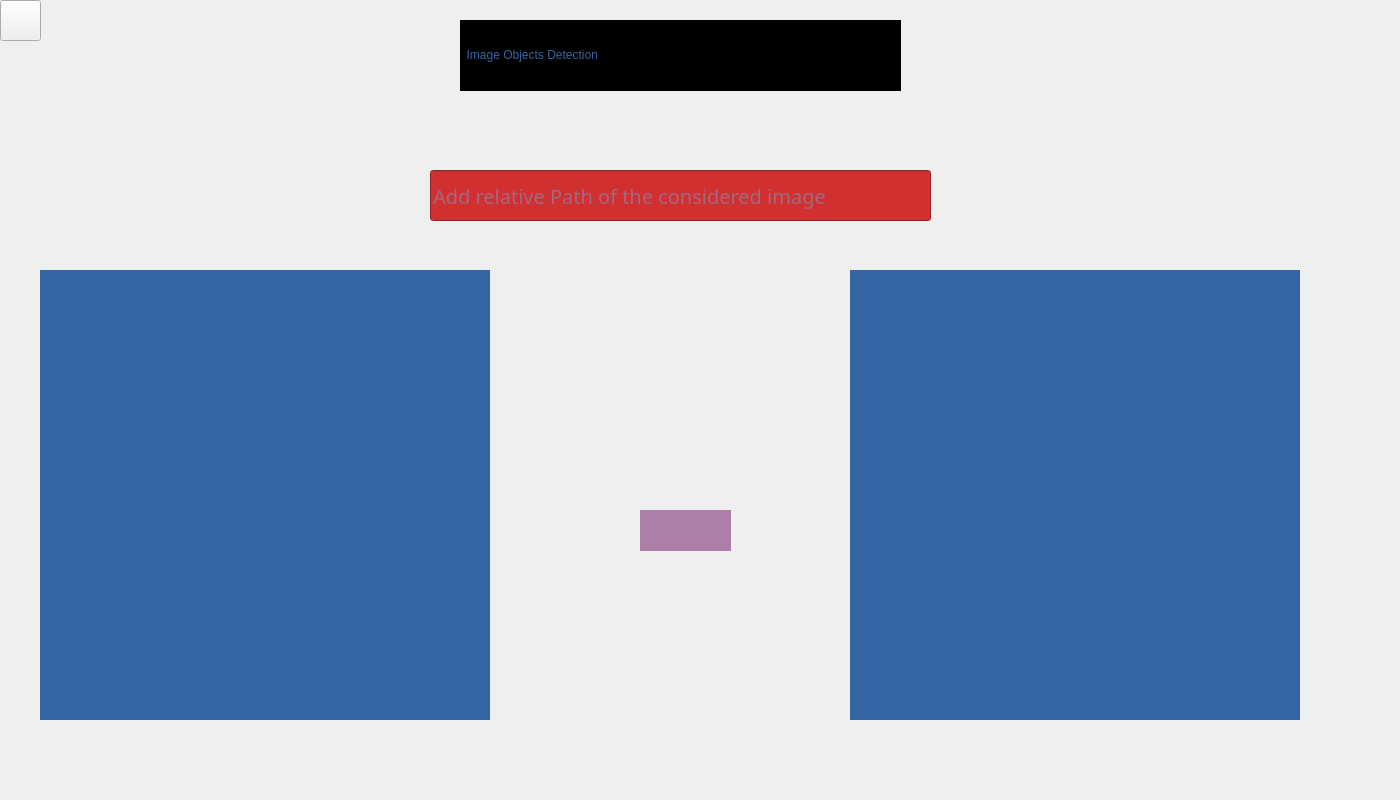
<?xml version="1.0" encoding="UTF-8"?>
<ui version="4.0">
 <class>Image_Detection</class>
 <widget class="QWidget" name="Image_Detection">
  <property name="geometry">
   <rect>
    <x>0</x>
    <y>0</y>
    <width>1400</width>
    <height>800</height>
   </rect>
  </property>
  <property name="windowTitle">
   <string>Image Detection</string>
  </property>
  <property name="windowOpacity">
   <double>1.000000000000000</double>
  </property>
  <property name="autoFillBackground">
   <bool>true</bool>
  </property>
  <widget class="QLabel" name="label">
   <property name="geometry">
    <rect>
     <x>460</x>
     <y>20</y>
     <width>441</width>
     <height>71</height>
    </rect>
   </property>
   <property name="focusPolicy">
    <enum>Qt::WheelFocus</enum>
   </property>
   <property name="styleSheet">
    <string notr="true">font: 75 20pt &quot;Courier 10 Pitch&quot;;
color: rgb(52, 101, 164);
background-color: rgb(0, 0, 0);</string>
   </property>
   <property name="text">
    <string>  Image Objects Detection</string>
   </property>
  </widget>
  <widget class="QLabel" name="new_image">
   <property name="geometry">
    <rect>
     <x>850</x>
     <y>270</y>
     <width>450</width>
     <height>450</height>
    </rect>
   </property>
   <property name="styleSheet">
    <string notr="true">background-color: rgb(52, 101, 164);</string>
   </property>
   <property name="text">
    <string/>
   </property>
  </widget>
  <widget class="QLabel" name="original_image">
   <property name="geometry">
    <rect>
     <x>40</x>
     <y>270</y>
     <width>450</width>
     <height>450</height>
    </rect>
   </property>
   <property name="styleSheet">
    <string notr="true">background-color: rgb(52, 101, 164);</string>
   </property>
   <property name="text">
    <string/>
   </property>
  </widget>
  <widget class="QLabel" name="convert">
   <property name="geometry">
    <rect>
     <x>640</x>
     <y>510</y>
     <width>91</width>
     <height>41</height>
    </rect>
   </property>
   <property name="styleSheet">
    <string notr="true">background-color: rgb(173, 127, 168);</string>
   </property>
   <property name="text">
    <string/>
   </property>
  </widget>
  <widget class="QLineEdit" name="path">
   <property name="geometry">
    <rect>
     <x>430</x>
     <y>170</y>
     <width>501</width>
     <height>51</height>
    </rect>
   </property>
   <property name="font">
    <font>
     <family>Courier 10 Pitch</family>
     <pointsize>15</pointsize>
    </font>
   </property>
   <property name="styleSheet">
    <string notr="true">background-color: rgb(209, 48, 48);
color: rgb(114, 159, 207);</string>
   </property>
   <property name="text">
    <string/>
   </property>
   <property name="placeholderText">
    <string>Add relative Path of the considered image</string>
   </property>
  </widget>
  <widget class="QPushButton" name="back_button">
   <property name="geometry">
    <rect>
     <x>0</x>
     <y>0</y>
     <width>41</width>
     <height>41</height>
    </rect>
   </property>
   <property name="text">
    <string/>
   </property>
  </widget>
 </widget>
 <resources/>
 <connections/>
</ui>
